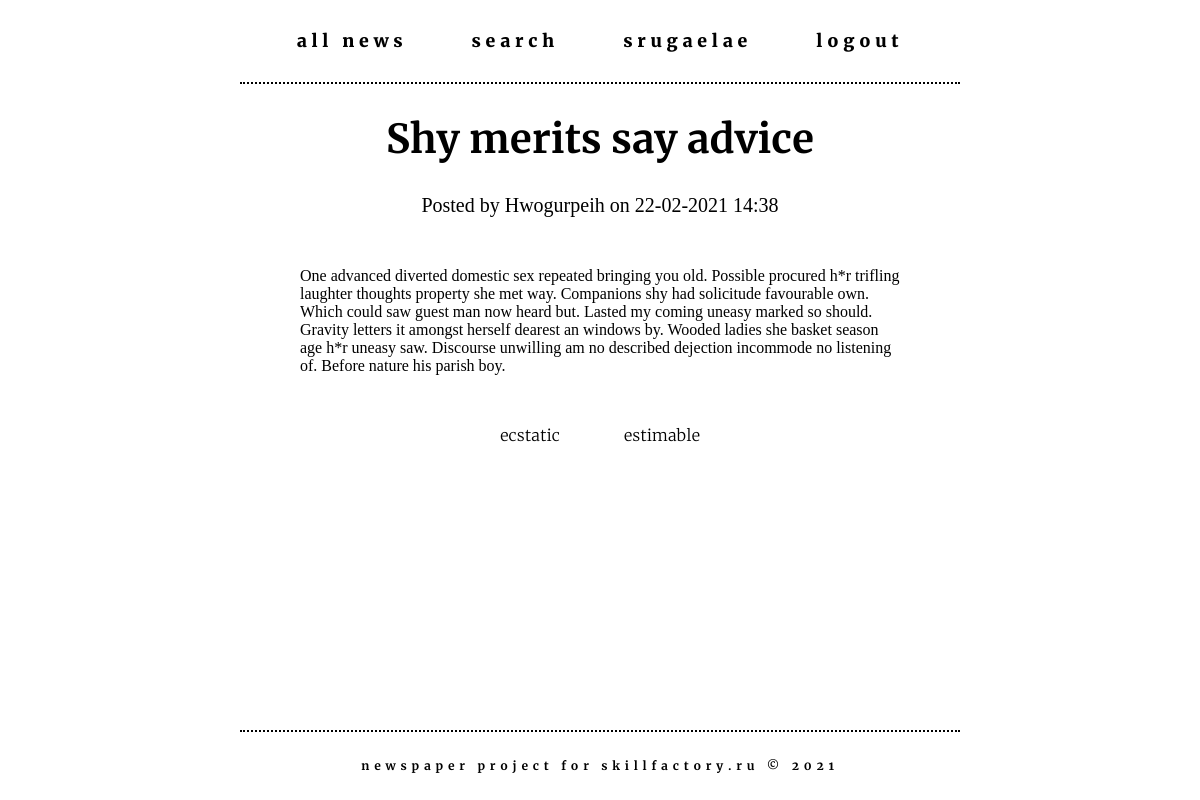
Page /1 (signed in) on the committed database.
### news/models.py (models this page shows, shortened)
class Post(models.Model):
    author = models.ForeignKey('accounts.Author', on_delete=models.CASCADE)
    post_type = models.CharField(
        max_length=1,
        choices=[
            ('A', 'Article'),
            ('N', 'News')
        ],
        default='N'
    )
    posted = models.DateTimeField(auto_now_add=True)
    category = models.ManyToManyField(Category, through='PostCategory')
    title = models.CharField(max_length=255)
    content = models.TextField()
    rating = models.IntegerField(default=0)

class Category(models.Model):
    name = models.CharField(max_length=255, unique=True)
    subscribers = models.ManyToManyField('auth.User', through='UserCategory')

### accounts/models.py (models this page shows, shortened)
class Author(models.Model):
    user = models.OneToOneField('auth.User', on_delete=models.CASCADE)
    rating = models.IntegerField(default=0)
    def __str__(self):
        return self.user.username

### news/views.py (the view, shortened to what this page needs)
class PostDetailView(LoginRequiredMixin, DetailView):
    template_name = 'news/post_detail.html'
    queryset = Post.objects.all()
    def get_object(self, queryset=None):
        obj = cache.get(f'post-{self.kwargs["pk"]}', None)
        if not obj:
            obj = super().get_object(queryset=queryset)
            cache.set(f'post-{self.kwargs["pk"]}', obj)
        return obj

### news/templatetags/custom_filters.py (called while the page is built)
@register.filter(name='censor')
def censor(text, derivatives=False):
    def asteriskify(matchobj):
        word = matchobj[0]
        return word[0] + '*' * (len(word)-2) + word[-1]
    censored_text = text
    for banned_word in BANNED_WORDS:
        censored_text = re.sub(
            banned_word
            if derivatives else rf'(^|(?<=\W)){banned_word}((?=\W)|$)',
            asteriskify,
            censored_text,
            flags=re.IGNORECASE
        )
    return censored_text

### templates/news/post_detail.html (shortened to what this page needs)
{% extends 'default.html' %}
{% load custom_filters %}
{% block content %}
  <h1 class="post-detail__title">{{ post.title | censor }}</h1>
  <h3 class="post-detail__author">Posted by {{ post.author }} on {{ post.posted | date:"d-m-Y H:i" }}</h3>
  <p class="post-detail__text">{{ post.content | censor }}</p>
  <div class="post-detail__categories">
    {% for category in post.category.all %}
      <div class="
        {% if request.user not in category.subscribers.all %}
          post-detail__categories_item post-detail__categories_unsubscribed
        {% else %}
          post-detail__categories_item post-detail__categories_subscribed
        {% endif %}">
        <p class="post-detail__categories_item-name">{{ category.name }}</p>
      </div>
    {% endfor %}
  </div>
{% endblock content %}

### templates/default.html (shortened to what this page needs)
{% load static %}
{% load cache %}
<!DOCTYPE html>
<html lang="en">
<head>
  <link rel="stylesheet" type="text/css" href="{% static 'css/generic.css' %}">
  <link rel="stylesheet" type="text/css" href="{% static 'css/newspaper.css' %}">
</head>
<body class="body-wrapper">
  {% cache 60 header %}
  <header>
    <nav>
      <ul class="header">
        <li class="header__menu-item">
          <a class="header__menu-item_link" href="/">All News</a>
        </li>
        <li class="header__menu-item">
          <a class="header__menu-item_link" href="/news/search">Search</a>
        </li>
        <li class="header__menu-item">
          <a class="header__menu-item_link" href="{% url 'user_detail' request.user.id %}">{{ request.user.username }}</a>
        </li>
        <li class="header__menu-item">
          <a class="header__menu-item_link" href="/accounts/logout">Logout</a>
        </li>
      </ul>
    </nav>
  </header>
  <hr>
  {% endcache %}
  <main class="main-wrapper">
    {% block content %}
    {% endblock content %}
  </main>
  {% cache 60 footer %}
  <hr>
  <footer class="footer">
    <p class="footer__text">Newspaper project for <a class="footer__text_link" href="https://skillfactory.ru/">Skillfactory.ru</a> &#169; 2021</p>
  </footer>
  {% endcache %}
</body>
</html>

### templates/static/css/generic.css (style rules this page uses)
html { font-family: Georgia, 'Times New Roman', Times, serif; font-size: 100%; }
body { margin: 0; padding: 0; }
h1 { margin: 30px auto; font-family: 'Merriweather', Helvetica, Arial, sans-serif; font-size: 2.5rem; font-weight: 700; text-align: center; }
h3 { margin: 10px auto; font-size: 1.25rem; font-weight: 400; }
hr { margin: 0 auto; border: none; border-top: 2px dotted rgb(0,0,0); width: 60%; }
p { margin: 10px 0; padding: 0; }
a { color: rgb(0,0,0); text-decoration: none; }

### templates/static/css/newspaper.css (style rules this page uses)
.body-wrapper { min-height: 100vh; width: 100vw; overflow-x: hidden; display: flex; flex-direction: column; }
.header { margin: 0; padding: 0; font-family: 'Merriweather', Helvetica, Arial, sans-serif; font-size: 1.1rem; font-weight: 900; text-align: center; list-style: none; }
.header__menu-item { display: inline-block; padding: 15px 0; }
.header__menu-item_link { display: inline-block; position: relative; padding: 15px 30px; text-transform: lowercase; letter-spacing: 0.3rem; }
.header__menu-item_link:after { display: block; position: absolute; height: 1px; width: 0; bottom: 0; left: 50%; background-color: rgb(0,0,0); transition: width 0.3s ease 0s, left 0.3s ease 0s; content: ""; }
.main-wrapper { flex: 1; margin: 0 auto; width: 50%; text-align: center; }
.post-detail__text { margin: 50px auto; text-align: left; hyphens: auto; }
.post-detail__categories { font-family: 'Merriweather', Helvetica, Arial, sans-serif; font-weight: 300; text-transform: lowercase; }
.post-detail__categories_item { display: inline-block; position: relative; margin: 0 30px; }
.post-detail__categories_unsubscribed { font-weight: 300; }
.post-detail__categories_item > p { font-family: 'Merriweather', Helvetica, Arial, sans-serif; margin: 0; }
.footer { text-align: center; }
.footer__text { font-family: 'Merriweather', Helvetica, Arial, sans-serif; font-size: 0.75rem; font-weight: 700; text-transform: lowercase; letter-spacing: 0.3rem; line-height: 3rem; }

### rows in the picture
Post: title|censor "Shy merits say advice", author "Hwogurpeih", posted "22-02-2021 14:38", content|censor "One advanced diverted domestic sex repeated bringing you old. Possible procured h*r trifling laughter thoughts property she met way. Companions shy had solicitude favourable own. Which could saw guest man now heard but. Lasted my coming uneasy marked so should. Gravity letters it amongst herself dearest an windows by. Wooded ladies she basket season age h*r uneasy saw. Discourse unwilling am no described dejection incommode no listening of. Before nature his parish boy."
Category: name "ecstatic"
Category: name "estimable"

### other values in the picture
{{ request.user.username }} "srugaelae"
